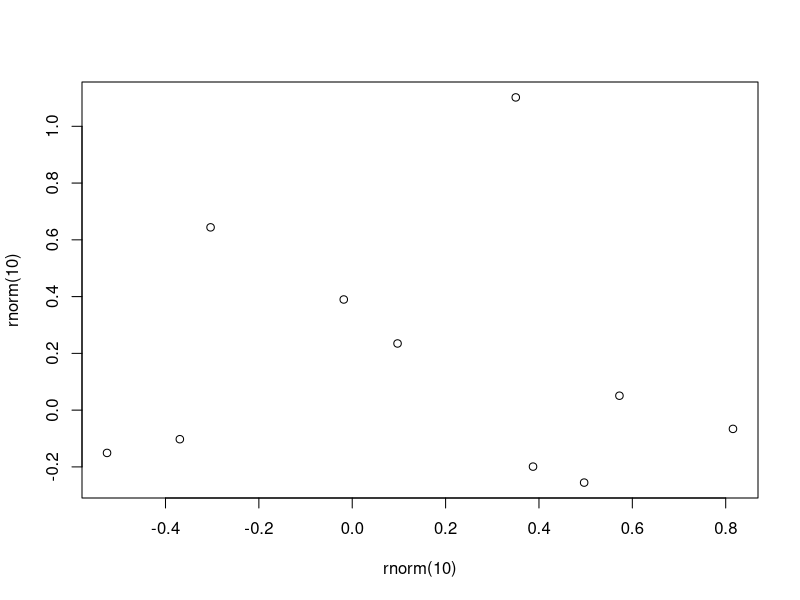
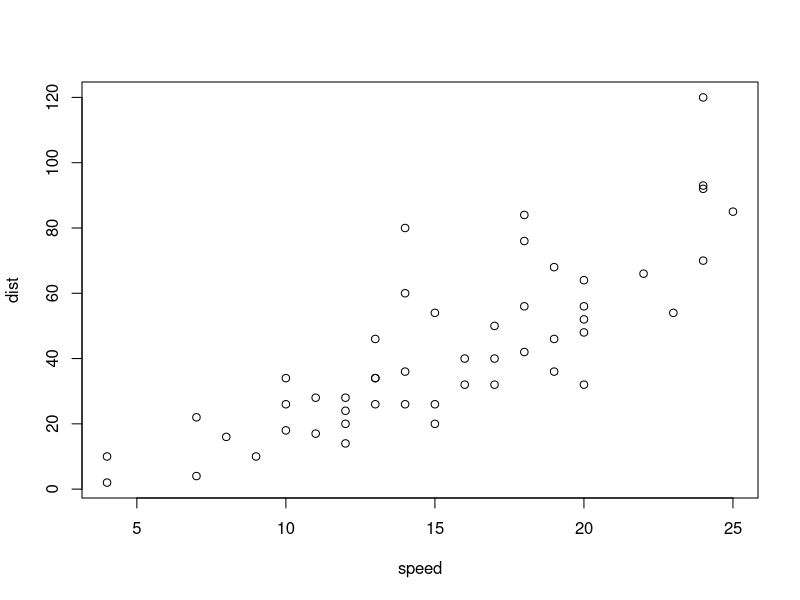

Reproduce these figures in R, in order.
## ---- chunk 1
plot(rnorm(10),rnorm(10))
## ---- chunk 2
plot(cars)
